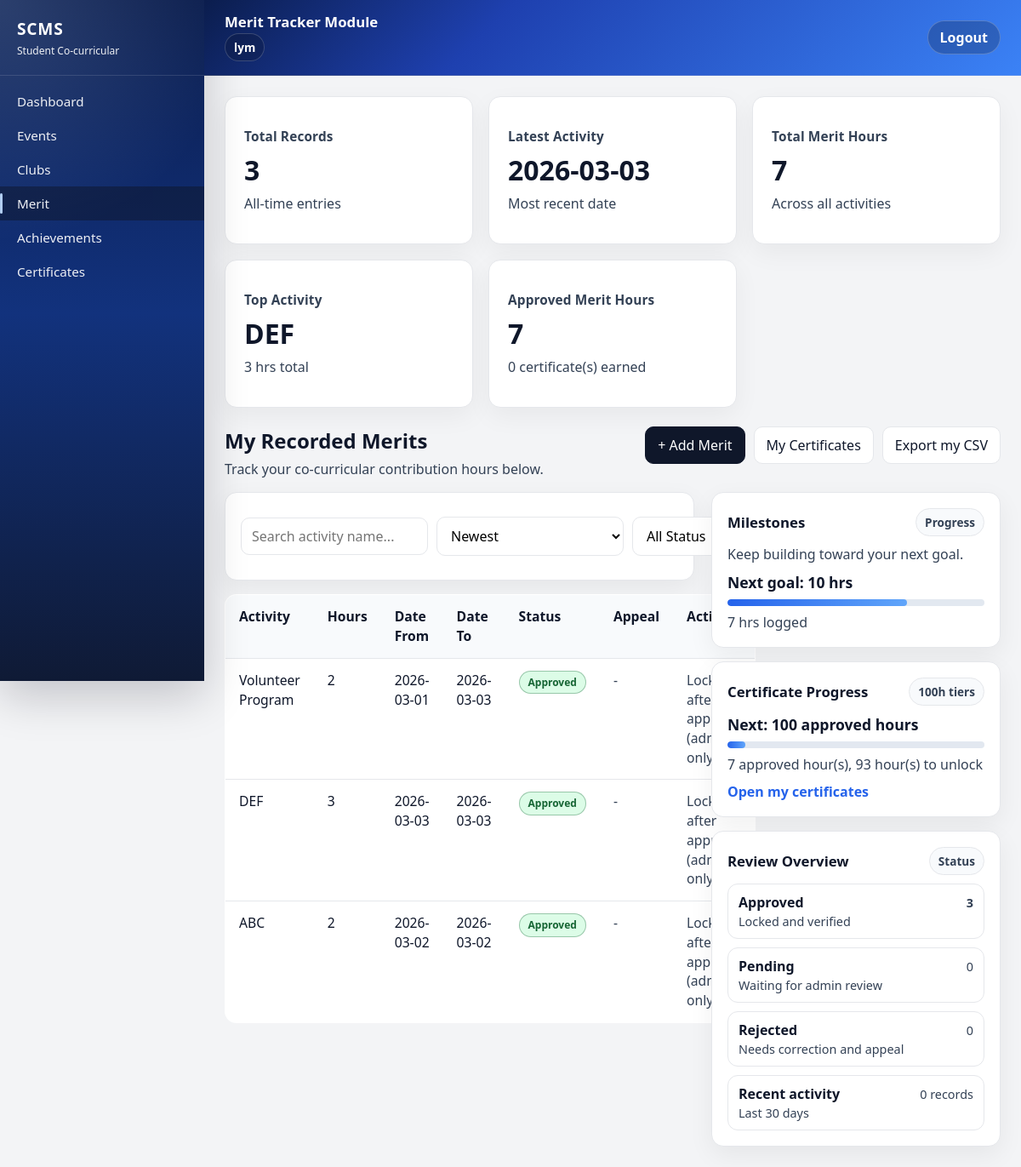
The page /public/index.php?url=merit/index (signed in) on the database its author committed.
### tables this page shows
CREATE TABLE `merits` (
  `meritID` int(11) NOT NULL,
  `userID` int(11) NOT NULL,
  `activityName` varchar(150) NOT NULL,
  `hours` int(11) NOT NULL,
  `dateFrom` date DEFAULT NULL,
  `dateTo` date DEFAULT NULL,
  `status` enum('pending','approved','rejected') NOT NULL DEFAULT 'pending',
  `submitted_at` timestamp NOT NULL DEFAULT current_timestamp(),
  `reviewed_at` timestamp NULL DEFAULT NULL,
  `reviewed_by` int(11) DEFAULT NULL,
  `review_note` text DEFAULT NULL,
  `evidence_path` varchar(255) DEFAULT NULL,
  `appeal_note` text DEFAULT NULL,
  `appealed_at` datetime DEFAULT NULL,
  `resubmission_count` int(11) NOT NULL DEFAULT 0,
  `last_resubmitted_at` datetime DEFAULT NULL
);

### app/controllers/MeritController.php (called while the page is built, shortened)
<?php
class MeritController {
    public function index() {
        $search = isset($_GET['search']) ? trim((string) $_GET['search']) : null;
        $sort = isset($_GET['sort']) ? (string) $_GET['sort'] : null;
        $status = isset($_GET['status']) ? (string) $_GET['status'] : null;
        $userID = $_SESSION['user_id'];
        $merits = Merit::getByUser($userID, $search, $sort, $status);
        $certificateCount = MeritCertificate::countByUser($userID);
        $approvedMeritHours = MeritCertificate::getApprovedMeritHours($userID);
        require "../app/views/merit/index.php";
    }
}
?>

### app/models/Merit.php (called while the page is built, shortened)
<?php
class Merit {
    public static function getByUser($userID, $search = null, $sort = null, $status = null) {
        $db = Database::connect();
        $allowedSort = [
            'meritID' => 'meritID',
            'activityName' => 'activityName',
            'hours' => 'hours',
            'dateFrom' => 'dateFrom',
            'dateTo' => 'dateTo',
            'status' => 'status',
        ];
        $sortColumn = $allowedSort[$sort] ?? 'meritID';
        $sql = "SELECT * FROM merits WHERE userID = ?";
        $params = [$userID];
        $sql .= " ORDER BY {$sortColumn} DESC";
        $stmt = $db->prepare($sql);
        $stmt->execute($params);
        return $stmt->fetchAll(PDO::FETCH_ASSOC);
    }
}
?>

### app/models/MeritCertificate.php (called while the page is built, shortened)
<?php
class MeritCertificate {
    public static function getApprovedMeritHours($userID) {
        $db = Database::connect();
        $stmt = $db->prepare("SELECT COALESCE(SUM(hours), 0) FROM merits WHERE userID = ? AND status = 'approved'");
        $stmt->execute([$userID]);
        return (int) round((float) ($stmt->fetchColumn() ?? 0));
    }
    public static function countByUser($userID) {
        $db = Database::connect();
        $stmt = $db->prepare("SELECT COUNT(*) FROM merit_certificates WHERE userID = ?");
        $stmt->execute([$userID]);
        return (int) ($stmt->fetchColumn() ?? 0);
    }
}
?>

### app/views/merit/index.php (the view, shortened to what this page needs)
<?php require "../app/views/layout/header.php"; ?>
<?php require "../app/views/layout/sidebar.php"; ?>
<div class="main module-page">
    <div class="topbar">
        <div class="topbar-left">
            <div class="topbar-title">Merit Tracker Module</div>
            <div class="topbar-user-inline">
                <?= htmlspecialchars($_SESSION['user_name'] ?? '', ENT_QUOTES, 'UTF-8'); ?>
            </div>
        </div>
        <div class="topbar-actions">
            <form method="POST" action="index.php?url=auth/logout">
                <button type="submit" class="topbar-logout">Logout</button>
            </form>
        </div>
    </div>
    <div class="content">
        <div class="content-inner">
    <?php
        $totalRecords = is_array($merits) ? count($merits) : 0;
        $totalHours = 0.0;
        $latestDate = null;
        $recentCount = 0;
        $approvedCount = 0;
        $pendingCount = 0;
        $rejectedCount = 0;
        $byActivity = [];
        if (is_array($merits)) {
            foreach ($merits as $row) {
                $h = isset($row['hours']) ? (float) $row['hours'] : 0.0;
                $totalHours += $h;
                $activity = (string) ($row['activityName'] ?? '');
                if ($activity !== '') {
                    $byActivity[$activity] = ($byActivity[$activity] ?? 0.0) + $h;
                }
                $dateTo = trim((string) ($row['dateTo'] ?? ''));
                $dateFrom = trim((string) ($row['dateFrom'] ?? ''));
                $dateTo = ($dateTo === '' || $dateTo === '0000-00-00') ? '' : $dateTo;
                $dateFrom = ($dateFrom === '' || $dateFrom === '0000-00-00') ? '' : $dateFrom;
                $candidate = $dateTo !== '' ? $dateTo : ($dateFrom !== '' ? $dateFrom : '');
                if ($candidate !== '') {
                    if ($latestDate === null || strcmp((string) $candidate, (string) $latestDate) > 0) {
                        $latestDate = (string) $candidate;
                    }
                }
                $statusValue = (string) ($row['status'] ?? 'pending');
                if ($statusValue === 'approved') {
                    $approvedCount++;
                } elseif ($statusValue === 'rejected') {
                    $rejectedCount++;
                } else {
                    $pendingCount++;
                }
            }
        }
        $topActivity = null;
        $topHours = 0.0;
        foreach ($byActivity as $name => $hours) {
            if ($hours > $topHours) {
                $topHours = $hours;
                $topActivity = $name;
            }
        }
        $milestones = [10, 20, 50, 100];
        $nextMilestone = null;
        foreach ($milestones as $goal) {
            if ($totalHours < $goal) {
                $nextMilestone = $goal;
                break;
            }
        }
        $milestoneLabel = $nextMilestone ? $nextMilestone . " hrs" : "Goal complete";
        $milestoneProgress = $nextMilestone ? min(100, (int) round(($totalHours / $nextMilestone) * 100)) : 100;
        $approvedHoursForCert = isset($approvedMeritHours) ? (int) $approvedMeritHours : 0;
        $nextCertificateMilestone = ((int) floor($approvedHoursForCert / 100) + 1) * 100;
        $hoursToNextCertificate = max(0, $nextCertificateMilestone - $approvedHoursForCert);
        $certificateProgressPercent = $nextCertificateMilestone > 0
            ? min(100, (int) round(($approvedHoursForCert / $nextCertificateMilestone) * 100))
            : 0;
    ?>
    <div class="kpi-grid">
        <div class="kpi-card">
            <div class="kpi-label">Total Records</div>
            <div class="kpi-value"><?= (int) $totalRecords ?></div>
            <div class="kpi-sub">All-time entries</div>
        </div>
        <div class="kpi-card">
            <div class="kpi-label">Latest Activity</div>
            <div class="kpi-value"><?= htmlspecialchars($latestDate ?? '-', ENT_QUOTES, 'UTF-8') ?></div>
            <div class="kpi-sub">Most recent date</div>
        </div>
        <div class="kpi-card">
            <div class="kpi-label">Total Merit Hours</div>
            <div class="kpi-value"><?= (int) round($totalHours) ?></div>
            <div class="kpi-sub">Across all activities</div>
        </div>
        <div class="kpi-card">
            <div class="kpi-label">Top Activity</div>
            <div class="kpi-value"><?= htmlspecialchars($topActivity ?? '-', ENT_QUOTES, 'UTF-8') ?></div>
            <div class="kpi-sub"><?= $topActivity ? ((int) round($topHours)) . " hrs total" : "-" ?></div>
        </div>
        <div class="kpi-card">
            <div class="kpi-label">Approved Merit Hours</div>
            <div class="kpi-value"><?= (int) ($approvedMeritHours ?? 0) ?></div>
            <div class="kpi-sub"><?= (int) ($certificateCount ?? 0) ?> certificate(s) earned</div>
        </div>
    </div>
    <div class="page-header">
        <div>
            <h2 style="margin:0;">My Recorded Merits</h2>
            <div class="muted" style="margin-top:6px;">Track your co-curricular contribution hours below.</div>
        </div>
        <div class="page-actions">
            <a href="index.php?url=merit/create" class="btn">+ Add Merit</a>
            <a href="index.php?url=certificate/myMerit" class="btn btn-secondary">My Certificates</a>
            <a href="index.php?url=merit/exportSelf" class="btn btn-secondary no-print">Export my CSV</a>
        </div>
    </div>
    <div class="split-layout">
        <div>
            <div class="card" style="margin-bottom:16px;">
                <form method="GET" class="filter-bar">
                    <input
                        type="text"
                        name="search"
                        class="input"
                        placeholder="Search activity name..."
                        value="<?= isset($_GET['search']) ? htmlspecialchars($_GET['search'], ENT_QUOTES, 'UTF-8') : '' ?>">
                    <?php $currentSort = $_GET['sort'] ?? 'meritID'; ?>
                    <select name="sort" class="input">
                        <option value="meritID" <?= $currentSort === 'meritID' ? 'selected' : '' ?>>Newest</option>
                    </select>
                    <?php $currentStatus = $_GET['status'] ?? ''; ?>
                    <select name="status" class="input">
                        <option value="" <?= $currentStatus === '' ? 'selected' : '' ?>>All Status</option>
                    </select>
                    <button class="btn" type="submit">Search / Filter</button>
                    <a class="btn btn-secondary" href="index.php?url=merit/index">Reset</a>
                </form>
            </div>
            <table class="co-records-table">
                <tr>
                    <th>Activity</th>
                    <th>Hours</th>
                    <th>Date From</th>
                    <th>Date To</th>
                    <th>Status</th>
                    <th>Appeal</th>
                    <th>Actions</th>
                </tr>
                <?php foreach ($merits as $m): ?>
                <?php
                    $dateFromDisplay = trim((string) ($m['dateFrom'] ?? ''));
                    $dateToDisplay = trim((string) ($m['dateTo'] ?? ''));
                    $dateFromDisplay = ($dateFromDisplay === '' || $dateFromDisplay === '0000-00-00') ? '' : $dateFromDisplay;
                    $dateToDisplay = ($dateToDisplay === '' || $dateToDisplay === '0000-00-00') ? '' : $dateToDisplay;
                    $status = (string) ($m['status'] ?? 'approved');
                    $isLocked = $status === 'approved';
                    $appealedAt = trim((string) ($m['appealed_at'] ?? ''));
                    $resubmissionCount = (int) ($m['resubmission_count'] ?? 0);
                ?>
                <tr>
                    <td><?= htmlspecialchars($m['activityName']) ?></td>
                    <td><?= htmlspecialchars($m['hours'], ENT_QUOTES, 'UTF-8') ?></td>
                    <td><?= htmlspecialchars($dateFromDisplay !== '' ? $dateFromDisplay : '-', ENT_QUOTES, 'UTF-8') ?></td>
                    <td><?= htmlspecialchars($dateToDisplay !== '' ? $dateToDisplay : '-', ENT_QUOTES, 'UTF-8') ?></td>
                    <td>
                        <span class="status-badge <?= htmlspecialchars($status, ENT_QUOTES, 'UTF-8') ?>"><?= htmlspecialchars(ucfirst($status), ENT_QUOTES, 'UTF-8') ?></span>
                    </td>
                    <td>
                        <?php if ($status === 'rejected'): ?>
                            <span class="status-badge rejected">Needs appeal</span>
                            <div style="margin-top:4px;">
                                <a class="link" href="index.php?url=merit/edit&id=<?= htmlspecialchars($m['meritID'], ENT_QUOTES, 'UTF-8') ?>">Appeal &amp; resubmit</a>
                            </div>
                        <?php else: ?>
                            <?php if ($resubmissionCount > 0): ?>
                                <div class="muted" style="font-size:0.85rem;">Resolved after <?= (int) $resubmissionCount ?> resubmission(s)</div>
                                <?php if ($appealedAt !== ''): ?>
                                    <div class="muted" style="font-size:0.85rem;">Last appeal: <?= htmlspecialchars($appealedAt, ENT_QUOTES, 'UTF-8') ?></div>
                                <?php endif; ?>
                            <?php else: ?>
                                <span class="muted">-</span>
                            <?php endif; ?>
                        <?php endif; ?>
                    </td>
                    <td>
                        <?php if ($isLocked): ?>
                            <span class="muted">Locked after approval (admin only)</span>
                        <?php endif; ?>
                    </td>
                </tr>
                <?php endforeach; ?>
            </table>
        </div>
        <div class="side-stack">
            <div class="card">
                <div class="card-header">
                    <h3 class="card-title">Milestones</h3>
                    <span class="chip">Progress</span>
                </div>
                <div class="muted" style="margin-bottom:10px;">Keep building toward your next goal.</div>
                <div class="milestone-value">Next goal: <?= htmlspecialchars($milestoneLabel, ENT_QUOTES, 'UTF-8') ?></div>
                <div class="bar-track">
                    <div class="bar-fill" style="width: <?= (int) $milestoneProgress ?>%;"></div>
                </div>
                <div class="muted" style="margin-top:8px;"><?= (int) round($totalHours) ?> hrs logged</div>
            </div>
            <div class="card">
                <div class="card-header">
                    <h3 class="card-title">Certificate Progress</h3>
                    <span class="chip">100h tiers</span>
                </div>
                <div class="milestone-value">Next: <?= (int) $nextCertificateMilestone ?> approved hours</div>
                <div class="bar-track">
                    <div class="bar-fill" style="width: <?= (int) $certificateProgressPercent ?>%;"></div>
                </div>
                <div class="muted" style="margin-top:8px;">
                    <?= (int) $approvedHoursForCert ?> approved hour(s), <?= (int) $hoursToNextCertificate ?> hour(s) to unlock
                </div>
                <div style="margin-top:10px;">
                    <a class="link" href="index.php?url=certificate/myMerit">Open my certificates</a>
                </div>
            </div>
            <div class="card">
                <div class="card-header">
                    <h3 class="card-title">Review Overview</h3>
                    <span class="chip">Status</span>
                </div>
                <ul class="list">
                    <li class="list-item">
                        <div>
                            <div class="list-item-title">Approved</div>
                            <div class="list-item-sub">Locked and verified</div>
                        </div>
                        <div class="list-item-right">
                            <strong><?= (int) $approvedCount ?></strong>
                        </div>
                    </li>
                    <li class="list-item">
                        <div>
                            <div class="list-item-title">Pending</div>
                            <div class="list-item-sub">Waiting for admin review</div>
                        </div>
                        <div class="list-item-right">
                            <?= (int) $pendingCount ?>
                        </div>
                    </li>
                    <li class="list-item">
                        <div>
                            <div class="list-item-title">Rejected</div>
                            <div class="list-item-sub">Needs correction and appeal</div>
                        </div>
                        <div class="list-item-right">
                            <?= (int) $rejectedCount ?>
                        </div>
                    </li>
                    <li class="list-item">
                        <div>
                            <div class="list-item-title">Recent activity</div>
                            <div class="list-item-sub">Last 30 days</div>
                        </div>
                        <div class="list-item-right">
                            <?= (int) $recentCount ?> record<?= $recentCount === 1 ? '' : 's' ?>
                        </div>
                    </li>
                </ul>
            </div>
        </div>
    </div>
        </div>
    </div>
</div>
<?php require "../app/views/layout/footer.php"; ?>

### rows shown on the page
merits: dateTo "2026-03-03", activityName "Volunteer Program", hours "2", dateFrom "2026-03-01", status "Approved", shows "Locked after"
merits: activityName "DEF", hours "3", dateFrom "2026-03-03", dateTo "2026-03-03", status "Approved", shows "Locked after"
merits: activityName "ABC", hours "2", dateFrom "2026-03-02", dateTo "2026-03-02", status "Approved", shows "Locked after"

### other values the page prints
$_SESSION['user_name'] "lym"
$totalRecords "3"
$totalHours "7"
$topActivity "DEF"
$topHours "3"
$approvedMeritHours "7"
$certificateCount "0"
$milestoneLabel "10 hrs"
$nextCertificateMilestone "100"
$approvedHoursForCert "7"
$hoursToNextCertificate "93"
$approvedCount "3"
$pendingCount "0"
$rejectedCount "0"
$recentCount "0"
